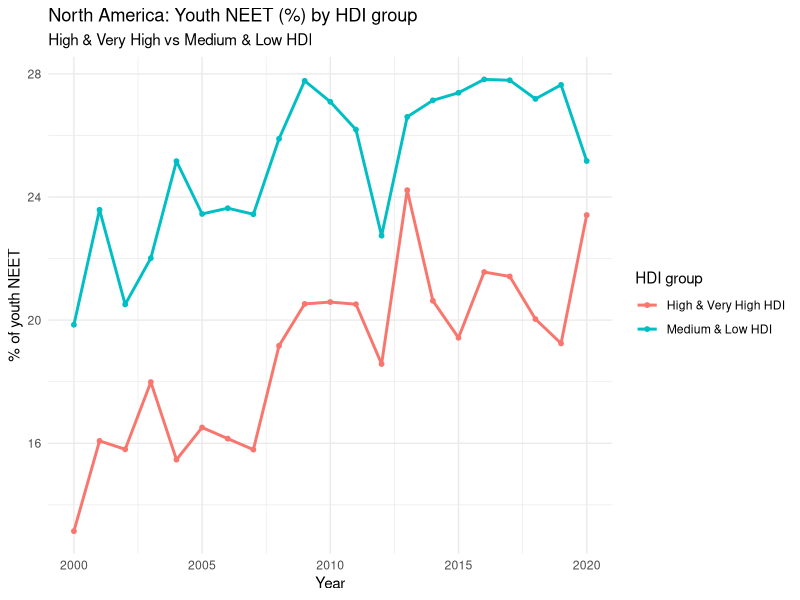

The R source for this figure:
## Purpose: Plot North American youth NEET trends split by HDI group (supplemental context for SDG 8.6)
## Inputs: youth_continents_hdi_2000_2020.csv (NEET + continent + HDI merged dataset)
## Outputs: ggplot showing average NEET% by HDI grouping over time (viewed interactively or saved via ggsave)

library(readr)
library(dplyr)
library(ggplot2)

# Load merged NEET + continent + HDI dataset (produced from provided CSVs + HDI file).
df <- read_csv("youth_continents_hdi_2000_2020.csv")

# If the NEET column name differs, rename to share_neet using the line below.
# df <- df %>%
#   rename(share_neet = `Share of youth not in education, employment or training, total (% of youth population)`)

# Derive HDI tiers and a 2-bucket HDI grouping, then drop rows lacking HDI.
df <- df %>%
  mutate(
    HDI_tier = case_when(
      HDI >= 0.800               ~ "Very High",
      HDI >= 0.700 & HDI < 0.800 ~ "High",
      HDI >= 0.550 & HDI < 0.700 ~ "Medium",
      HDI < 0.550                ~ "Low",
      TRUE                       ~ NA_character_
    ),
    HDI_group2 = case_when(
      HDI_tier %in% c("Very High", "High") ~ "High & Very High HDI",
      HDI_tier %in% c("Medium", "Low")     ~ "Medium & Low HDI",
      TRUE                                 ~ NA_character_
    )
  ) %>%
  filter(!is.na(HDI_group2))

# Filter to North America and compute mean NEET by year and HDI group.
north_america <- df %>%
  filter(Continent == "North America") %>%
  group_by(Year, HDI_group2) %>%
  summarise(
    mean_neet = mean(share_neet, na.rm = TRUE),
    .groups = "drop"
  )

# Plot NEET trends by HDI grouping (use ggsave(...) to write to file if needed).
ggplot(north_america, aes(x = Year, y = mean_neet, colour = HDI_group2)) +
  geom_line(linewidth = 1) +
  geom_point(size = 1.3) +
  labs(
    title = "North America: Youth NEET (%) by HDI group",
    subtitle = "High & Very High vs Medium & Low HDI",
    x = "Year",
    y = "% of youth NEET",
    colour = "HDI group"
  ) +
  theme_minimal()
